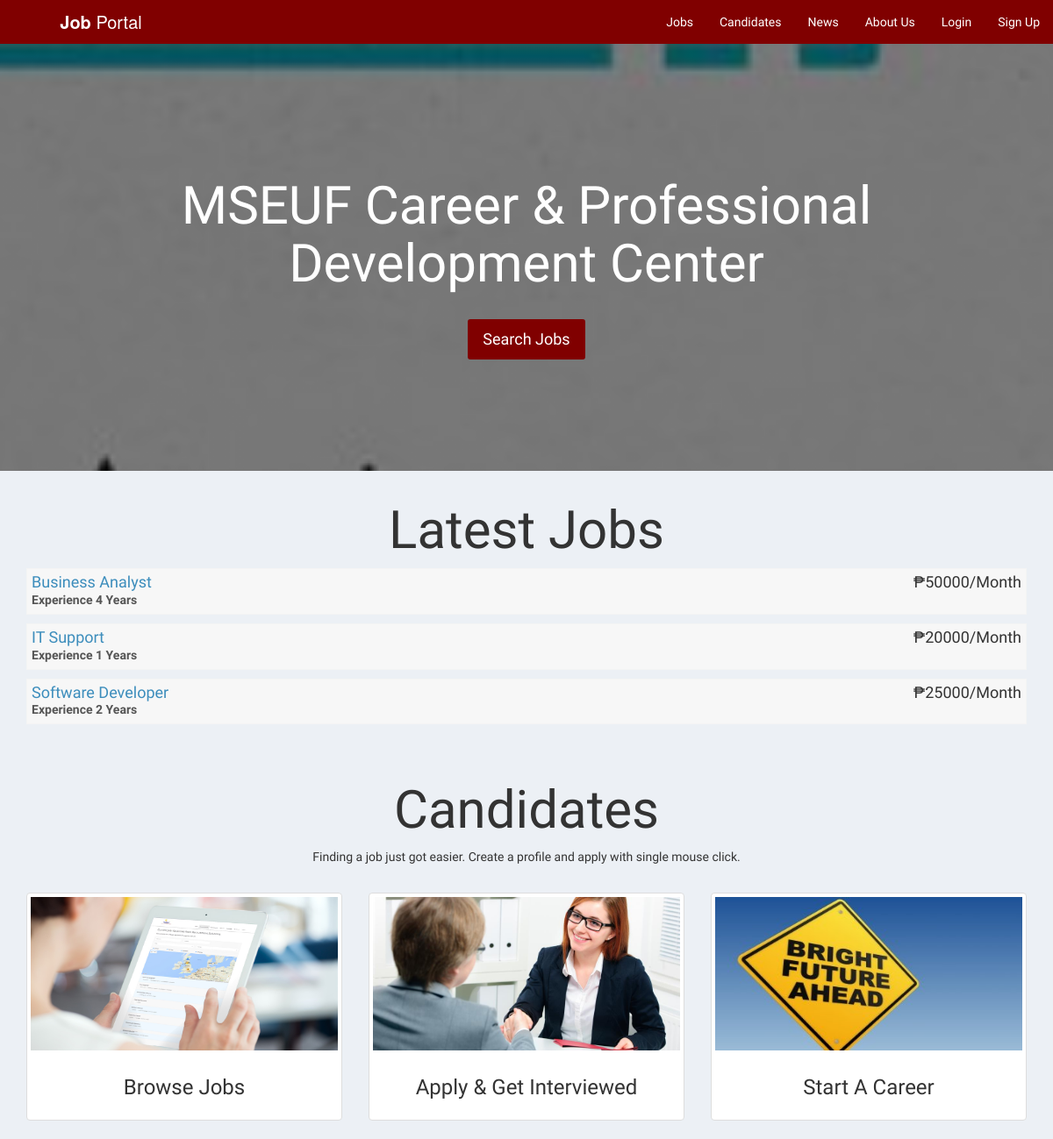
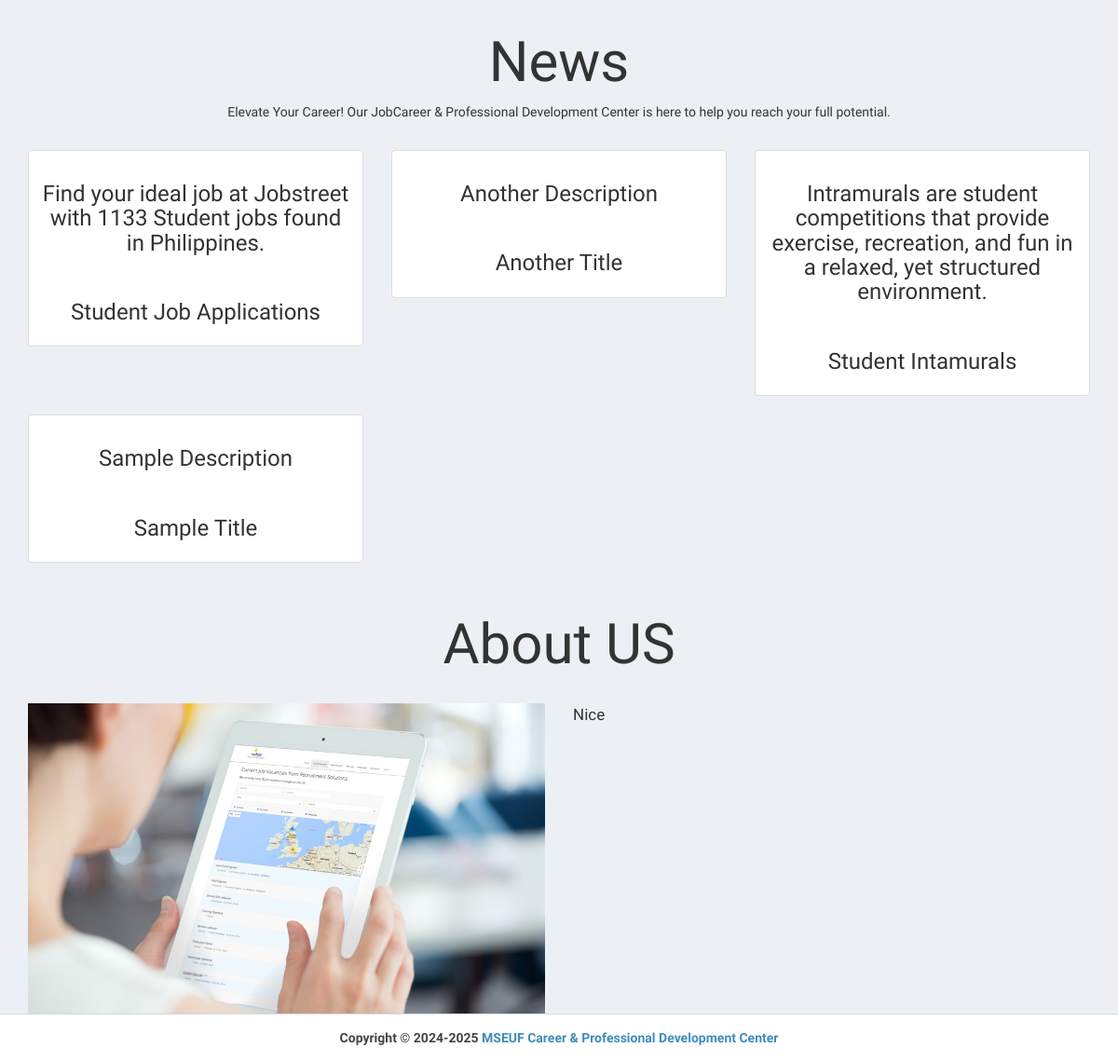
The page / on the database its author committed (2 pictures, top to bottom).
### tables this page shows
CREATE TABLE `job_post` (
  `id_jobpost` int(11) NOT NULL,
  `id_company` int(11) DEFAULT NULL,
  `jobtitle` varchar(255) NOT NULL,
  `description` text NOT NULL,
  `minimumsalary` varchar(255) NOT NULL,
  `maximumsalary` varchar(255) NOT NULL,
  `experience` varchar(255) NOT NULL,
  `qualification` varchar(255) NOT NULL,
  `createdat` timestamp NOT NULL DEFAULT current_timestamp()
);

CREATE TABLE `news` (
  `id` int(11) NOT NULL,
  `description` varchar(255) DEFAULT NULL,
  `title` varchar(255) DEFAULT NULL,
  `datecreated` timestamp NOT NULL DEFAULT current_timestamp()
);

CREATE TABLE `aboutus` (
  `id` int(11) NOT NULL,
  `description` varchar(255) DEFAULT NULL
);

### index.php (the view, shortened to what this page needs)
<?php
require_once("db.php");
?>
<!DOCTYPE html>
<html>
<head>
  <link rel="stylesheet" href="https://cdnjs.cloudflare.com/ajax/libs/twitter-bootstrap/3.3.7/css/bootstrap.min.css">
  <link rel="stylesheet" href="https://cdnjs.cloudflare.com/ajax/libs/font-awesome/4.7.0/css/font-awesome.min.css">
  <link rel="stylesheet" href="https://cdnjs.cloudflare.com/ajax/libs/ionicons/2.0.1/css/ionicons.min.css">
  <link rel="stylesheet" href="css/AdminLTE.min.css">
  <link rel="stylesheet" href="css/_all-skins.min.css">
  <link rel="stylesheet" href="css/customs.css">
</head>
<body class="hold-transition sidebar-mini">
<div class="wrapper">
  <header class="main-header" style="background-color: maroon;">
    <a href="index.php" style="background-color: maroon;"  class="logo logo-bg">
      <span class="logo-lg" style="color: white;"><b>Job</b> Portal</span>
    </a>
    <nav class="navbar navbar-static-top">
      <div class="navbar-custom-menu">
        <ul class="nav navbar-nav" style="background-color: maroon;">
          <li>
            <a href="jobs.php" style="color: white;">Jobs</a>
          </li>
          <li>
            <a href="#candidates" style="color: white;">Candidates</a>
          </li>
          <li>
            <a href="#company" style="color: white;">News</a>
          </li>
          <li>
            <a href="#about" style="color: white;">About Us</a>
          </li>
          <?php if(empty($_SESSION['id_user']) && empty($_SESSION['id_company'])) { ?>
          <li>
            <a href="login.php" style="color: white;">Login</a>
          </li>
          <li>
            <a href="sign-up.php" style="color: white;">Sign Up</a>
          </li>
          <?php } ?>
        </ul>
      </div>
    </nav>
  </header>
  <div class="content-wrapper" style="margin-left: 0px;">
    <section class="content-header bg-main">
      <div class="container">
        <div class="row">
          <div class="col-md-12 text-center index-head">
            <h1>MSEUF Career & Professional Development Center</h1>
            <p><a class="btn btn-lg" style="background-color: maroon; color: white;" href="jobs.php" role="button">Search Jobs</a></p>
          </div>
        </div>
      </div>
    </section>
    <section class="content-header">
      <div class="container">
        <div class="row">
          <div class="col-md-12 latest-job margin-bottom-20">
            <h1 class="text-center">Latest Jobs</h1>
            <?php
          $sql = "SELECT * FROM job_post Order By Rand() Limit 4";
          $result = $conn->query($sql);
          if($result->num_rows > 0) {
            while($row = $result->fetch_assoc())
            {
             ?>
            <div class="attachment-block clearfix">
                <h4 class="attachment-heading"><a><?php echo $row['jobtitle']; ?></a> <span class="attachment-heading pull-right">₱<?php echo $row['maximumsalary']; ?>/Month</span></h4>
                <div class="attachment-text">
                    <div><strong> Experience <?php echo $row['experience']; ?> Years</strong></div>
                </div>
            </div>
          <?php
            }
            }
          ?>
          </div>
        </div>
      </div>
    </section>
    <section id="candidates" class="content-header">
      <div class="container">
        <div class="row">
          <div class="col-md-12 text-center latest-job margin-bottom-20">
            <h1>Candidates</h1>
            <p>Finding a job just got easier. Create a profile and apply with single mouse click.</p>
          </div>
        </div>
        <div class="row">
          <div class="col-sm-4 col-md-4">
            <div class="thumbnail candidate-img">
              <img src="img/browse.jpg" alt="Browse Jobs">
              <div class="caption">
                <h3 class="text-center">Browse Jobs</h3>
              </div>
            </div>
          </div>
          <div class="col-sm-4 col-md-4">
            <div class="thumbnail candidate-img">
              <img src="img/interviewed.jpeg" alt="Apply & Get Interviewed">
              <div class="caption">
                <h3 class="text-center">Apply & Get Interviewed</h3>
              </div>
            </div>
          </div>
          <div class="col-sm-4 col-md-4">
            <div class="thumbnail candidate-img">
              <img src="img/career.jpg" alt="Start A Career">
              <div class="caption">
                <h3 class="text-center">Start A Career</h3>
              </div>
            </div>
          </div>
        </div>
      </div>
    </section>
    <section id="company" class="content-header">
      <div class="container">
        <div class="row">
          <div class="col-md-12 text-center latest-job margin-bottom-20">
            <h1>News</h1>
            <p>Elevate Your Career! Our JobCareer & Professional Development Center is here to help you reach your full potential.</p>
          </div>
        </div>
        <div class="row">
        <?php
          $sql = "SELECT * FROM news Order By Rand() Limit 6";
          $result = $conn->query($sql);
          if($result->num_rows > 0) {
            while($row = $result->fetch_assoc())
            {
             ?>
          <div class="col-sm-4 col-md-4">
            <div class="thumbnail company-img">
              <div class="caption">
                <h3 class="text-center"><?php echo $row['description']; ?></h3>
              </div>
              <div class="caption">
                <h3 class="text-center"><?php echo $row['title']; ?></h3>
              </div>
            </div>
          </div>
          <?php
            }
            }
          ?>
        </div>
      </div>
    </section>
    <section id="about" class="content-header">
      <div class="container">
        <div class="row">
          <div class="col-md-12 text-center latest-job margin-bottom-20">
            <h1>About US</h1>
          </div>
        </div>
        <div class="row">
          <div class="col-md-6">
            <img src="img/browse.jpg" class="img-responsive">
          </div>
          <div class="col-md-6 about-text margin-bottom-20">
          <?php
          $sql = "SELECT * FROM aboutus wHERE id = 0";
          $result = $conn->query($sql);
          if($result->num_rows > 0) {
            while($row = $result->fetch_assoc())
            {
?>
            <p><?php echo $row['description']; ?></p>
            <?php
            }}
            ?>
          </div>
        </div>
      </div>
    </section>
  </div>
  <footer class="main-footer" style="margin-left: 0px;">
  <div class="text-center">
      <strong>Copyright &copy; 2024-2025 <a>MSEUF Career & Professional Development Center
    </div>
  </footer>
</div>
</body>
</html>

### css/customs.css (style rules this page uses)
.bg-main { background: linear-gradient(0deg,rgba(0,0,0,0.5),rgba(0,0,0,0.5)), url(../img/job-search.jpg) no-repeat center center fixed !important; -webkit-background-size: cover; -moz-background-size: cover; -o-background-size: cover; background-size: cover !important; }
.index-head { padding: 10%; color: #fff; line-height: 150%; }
.index-head > h1 { font-size: 60px; }
.logo-bg { background-color: maroon !important; }
.index-head > p { font-size: 32px; }
.index-head > p > a { margin-top: 20px; }
.latest-job { line-height: 150%; }
.latest-job > h1 { font-size: 60px; }
.candidate-img > img { width: 350px; height: 175px; }
.about-text > p { font-size: 17px; line-height: 150%; }
.margin-bottom-20 { margin-bottom: 20px; }

### rows shown on the page
job_post: jobtitle "Business Analyst", maximumsalary "50000", experience "4"
job_post: jobtitle "IT Support", maximumsalary "20000", experience "1"
job_post: jobtitle "Software Developer", maximumsalary "25000", experience "2"
news: description "Find your ideal job at Jobstreet with 1133 Student jobs found in Philippines.", title "Student Job Applications"
news: description "Another Description", title "Another Title"
news: description "Intramurals are student competitions that provide exercise, recreation, and fun in a relaxed, yet structured environment.", title "Student Intamurals"
news: description "Sample Description", title "Sample Title"
aboutus: description "Nice"
